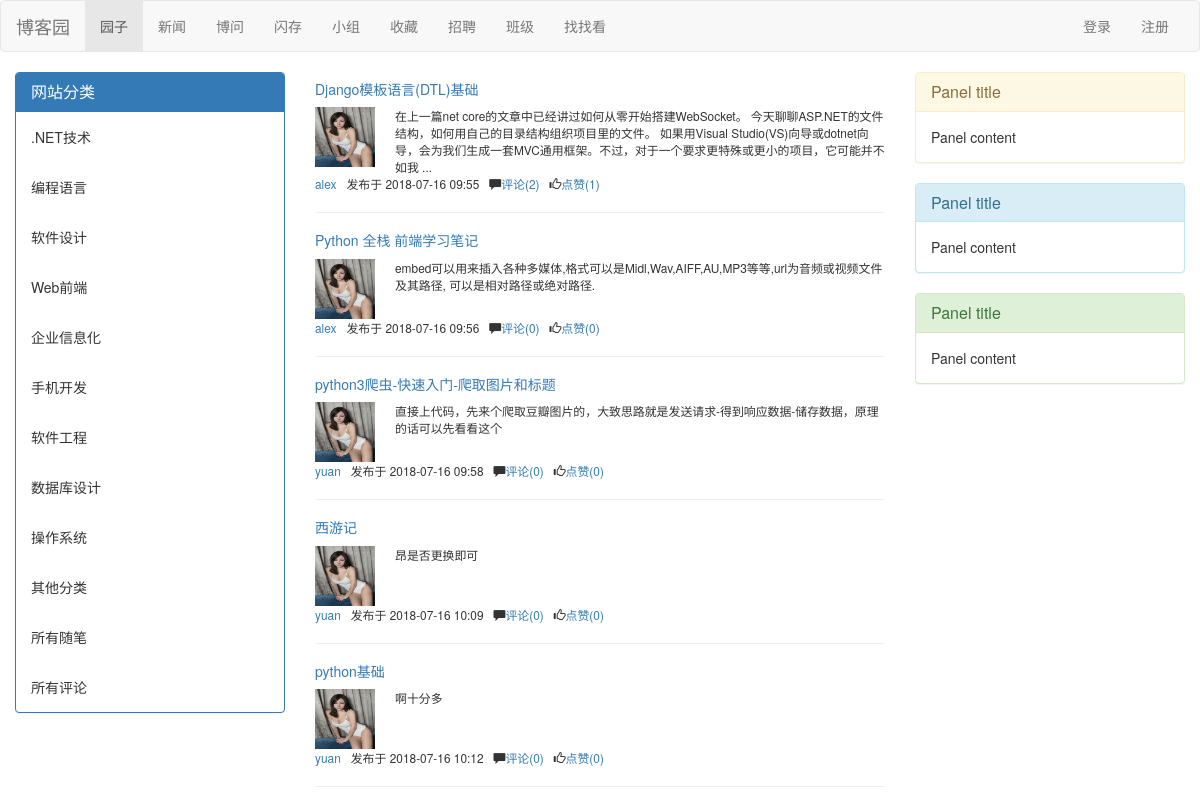
The page / on the database its author committed.
### blog/models.py (models this page shows, shortened)
class Article(models.Model):
    nid = models.AutoField(primary_key=True)
    title = models.CharField(max_length=50, verbose_name='文章标题')
    desc = models.CharField(max_length=255, verbose_name='文章描述')
    create_time = models.DateTimeField(verbose_name='创建时间', auto_now_add=True)
    content = models.TextField()
    comment_count = models.IntegerField(default=0)
    up_count = models.IntegerField(default=0)
    down_count = models.IntegerField(default=0)
    user = models.ForeignKey(verbose_name='作者', to='UserInfo', to_field='nid', on_delete=models.CASCADE)
    category = models.ForeignKey(to='Category', to_field='nid', null=True, on_delete=models.CASCADE)
    tags = models.ManyToManyField(
        to="Tag",
        through='Article2Tag',
    )

class UserInfo(AbstractUser):
    nid = models.AutoField(primary_key=True)
    telephone = models.CharField(max_length=11, null=True, unique=True)
    avatar = models.FileField(upload_to='avatars/', default="avatars/default.png")#头像文件夹
    create_time = models.DateTimeField(verbose_name='创建时间', auto_now_add=True)
    blog = models.OneToOneField(to='Blog', to_field='nid', null=True, on_delete=models.CASCADE)

### blog/views.py (the view)
# urls.py: path('', views.index, name="index"),#首页
def index(request):
    article_list = Article.objects.all()
    return render(request, "index.html", {"article_list": article_list, 'user_list': USER_LIST})

### templates/index.html (shortened to what this page needs)
<!DOCTYPE html>
<html lang="en">
<head>
    <link rel="stylesheet" href="/static/bootstrap/css/bootstrap.css">
</head>
<body>
<nav class="navbar navbar-default">
    <div class="container-fluid">
        <div class="navbar-header">
            <a class="navbar-brand" href="#">博客园</a>
        </div>
        <div class="collapse navbar-collapse" id="bs-example-navbar-collapse-1">
            <ul class="nav navbar-nav">
                <li class="active"><a href="#">园子<span class="sr-only">(current)</span></a></li>
                <li><a href="#">新闻</a></li>
                <li><a href="#">博问</a></li>
                <li><a href="#">闪存</a></li>
                <li><a href="#">小组</a></li>
                <li><a href="#">收藏</a></li>
                <li><a href="#">招聘</a></li>
                <li><a href="#">班级</a></li>
                <li><a href="#">找找看</a></li>
            </ul>
            <ul class="nav navbar-nav navbar-right">
                {% if request.user.username %}
                    <li><a href="{% url 'login' %}">{{ request.user.username }}</a></li>
                    <li class="dropdown">
                    <a href="#" class="dropdown-toggle" data-toggle="dropdown" role="button" aria-haspopup="true"
                       aria-expanded="false"><span class="caret"></span></a>
                    <ul class="dropdown-menu">
                    <li><a href="#">短消息</a></li>
                    <li><a href="{% url 'backend' %}">后台管理</a></li>
                    <li><a href="{% url 'iframe_upload_img' %}">设置</a></li>
                    <li role="separator" class="divider"></li>
                    <li><a href="{% url 'logout' %}">注销</a></li>
                {% else %}
                    <li><a href="{% url 'login' %}">登录</a></li>
                    <li><a href="#">注册</a></li>
                {% endif %}
                </ul>
        </div>
    </div>
</nav>
<div class="container-fluid">
    <div class="row">
        <div class="col-md-3">
            <div class="panel panel-primary">
                <div class="panel-heading">
                    <h3 class="panel-title">网站分类</h3>
                </div>
                <div class="panel-body">
                    .NET技术
                </div>
                <div class="panel-body">
                    编程语言
                </div>
                <div class="panel-body">
                   软件设计
                </div>
                <div class="panel-body">
                    Web前端
                </div>
                <div class="panel-body">
                    企业信息化
                </div>
                <div class="panel-body">
                    手机开发
                </div>
                <div class="panel-body">
                    软件工程
                </div>
                <div class="panel-body">
                    数据库设计
                </div>
                <div class="panel-body">
                    操作系统
                </div>
                <div class="panel-body">
                    其他分类
                </div>
                <div class="panel-body">
                    所有随笔
                </div>
                <div class="panel-body">
                    所有评论
                </div>
            </div>
        </div>
        <div class="col-md-6">
            <div class="article_list">
                {% for article in article_list %}
                    <div class="article_item">
                        <h5><a href="/{{ article.user.username }}/articles/{{ article.pk }}">{{ article.title }}</a></h5>
                        <div>
                            <span class="media-left"><a href="/{{ article.user.username }}"><img width="60" height="60"
                                                                     src="/static/img/timg%20(2).jpg" alt=""></a></span>
                            <span class="media-right small desc ">
                              {{ article.desc }}
                          </span>
                        </div>
                        <div class="info small">
                            <span><a href="/{{ article.user.username }}">{{ article.user.username }}</a></span> &nbsp;
                            发布于 <span>{{ article.create_time|date:'Y-m-d H:i' }}</span>&nbsp;&nbsp;
                            <span class="glyphicon glyphicon-comment"></span><a
                                href="">评论({{ article.comment_count }})</a>&nbsp;&nbsp;
                            <span class="glyphicon glyphicon-thumbs-up"></span><a href="">点赞({{ article.up_count }})</a>
                        </div>
                    </div>
                    <hr>
                {% endfor %}
            </div>
        </div>
        <div class="col-md-3">
            <div class="panel panel-warning">
                <div class="panel-heading">
                    <h3 class="panel-title">Panel title</h3>
                </div>
                <div class="panel-body">
                    Panel content
                </div>
            </div>
            <div class="panel panel-info">
                <div class="panel-heading">
                    <h3 class="panel-title">Panel title</h3>
                </div>
                <div class="panel-body">
                    Panel content
                </div>
            </div>
            <div class="panel panel-success">
                <div class="panel-heading">
                    <h3 class="panel-title">Panel title</h3>
                </div>
                <div class="panel-body">
                    Panel content
                </div>
            </div>
        </div>
    </div>
</div>
</body>
</html>

### rows shown on the page
Article: title "Django模板语言(DTL)基础", desc "在上一篇net core的文章中已经讲过如何从零开始搭建WebSocket。 今天聊聊ASP.NET的文件结构，如何用自己的目录结构组织项目里的文件。 如果用Visual Studio(VS)向导或dotnet向导，会为我们生成一套MVC通用框架。不过，对于一个要求更特殊或更小的项目，它可能并不如我 ...", user.username "alex", create_time "2018-07-16 09:55", comment_count "2", up_count "1"
Article: title "Python 全栈 前端学习笔记", desc "embed可以用来插入各种多媒体,格式可以是Midl,Wav,AIFF,AU,MP3等等,url为音频或视频文件及其路径, 可以是相对路径或绝对路径.", user.username "alex", create_time "2018-07-16 09:56", comment_count "0", up_count "0"
Article: title "python3爬虫-快速入门-爬取图片和标题", desc "直接上代码，先来个爬取豆瓣图片的，大致思路就是发送请求-得到响应数据-储存数据，原理的话可以先看看这个", user.username "yuan", create_time "2018-07-16 09:58", comment_count "0", up_count "0"
Article: title "西游记", desc "昂是否更换即可", user.username "yuan", create_time "2018-07-16 10:09", comment_count "0", up_count "0"
Article: title "python基础", desc "啊十分多", user.username "yuan", create_time "2018-07-16 10:12", comment_count "0", up_count "0"
